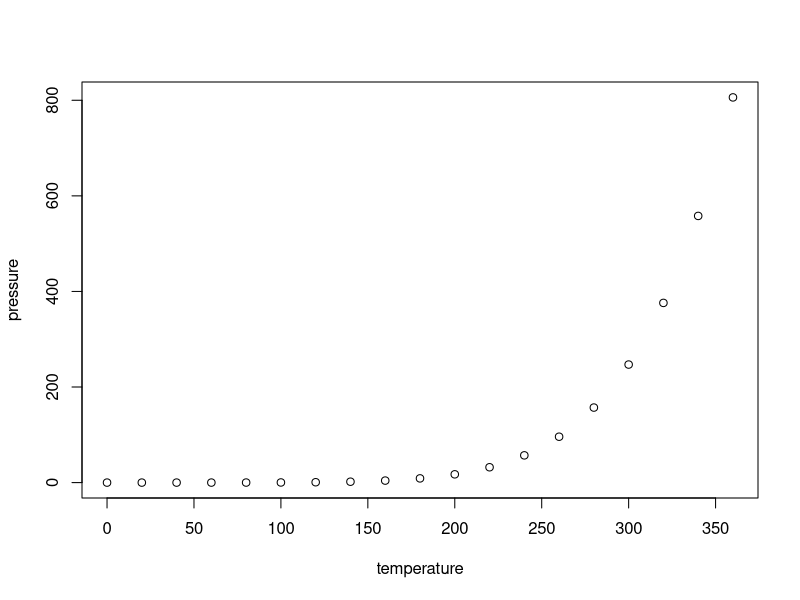
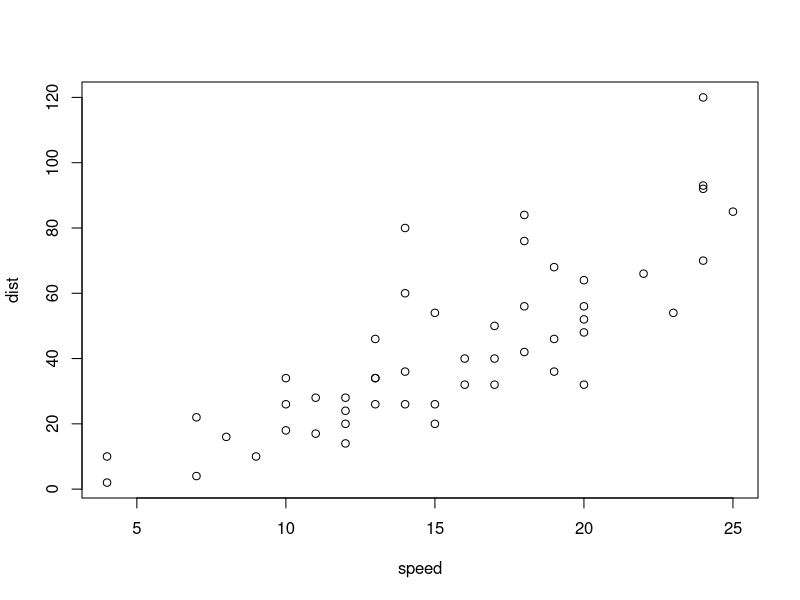
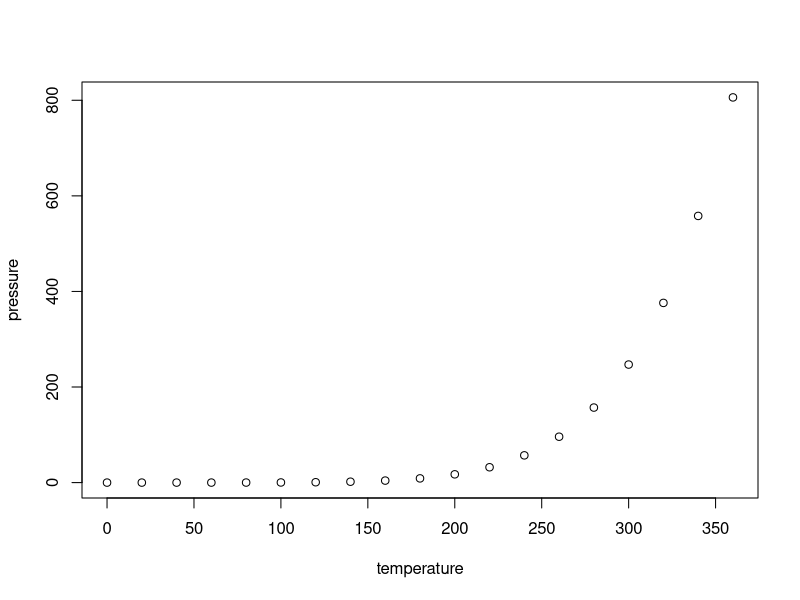
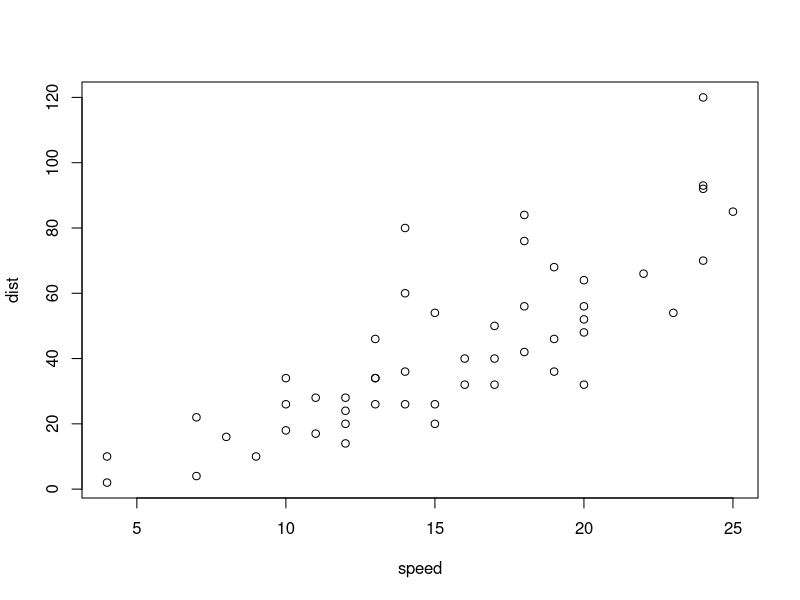
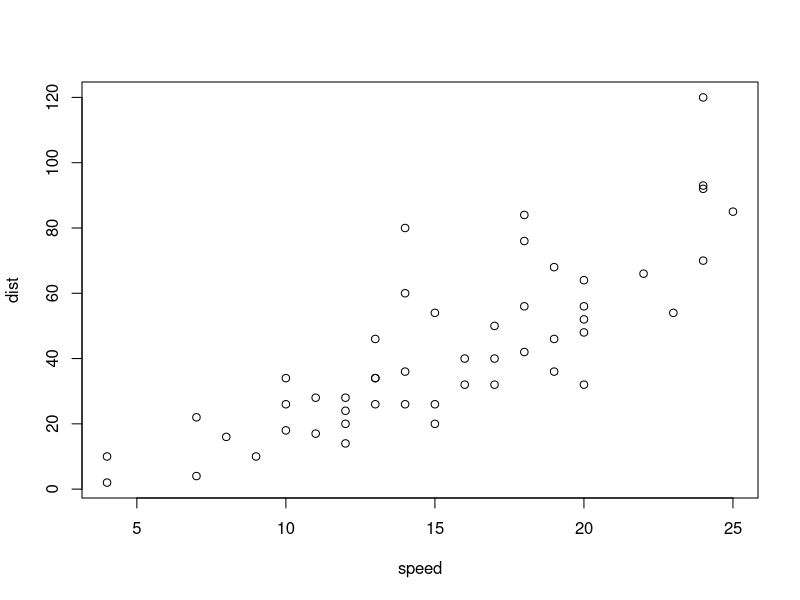
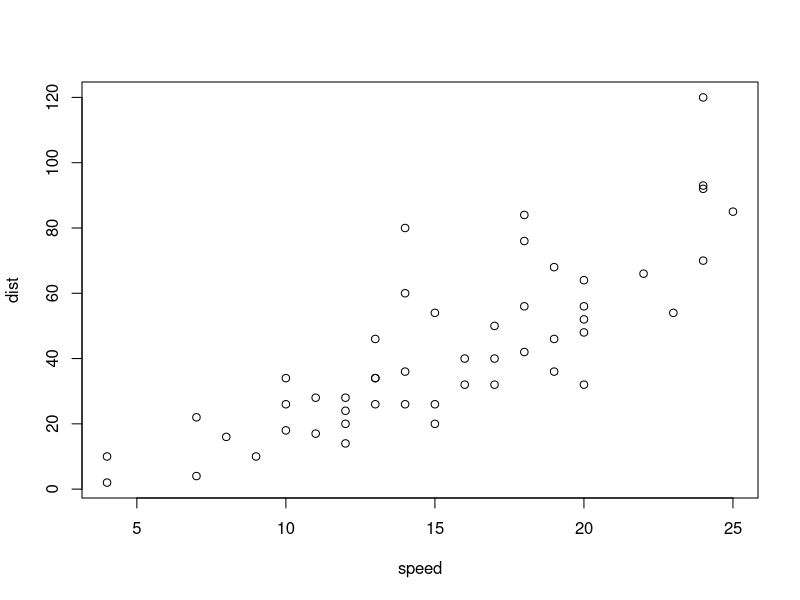
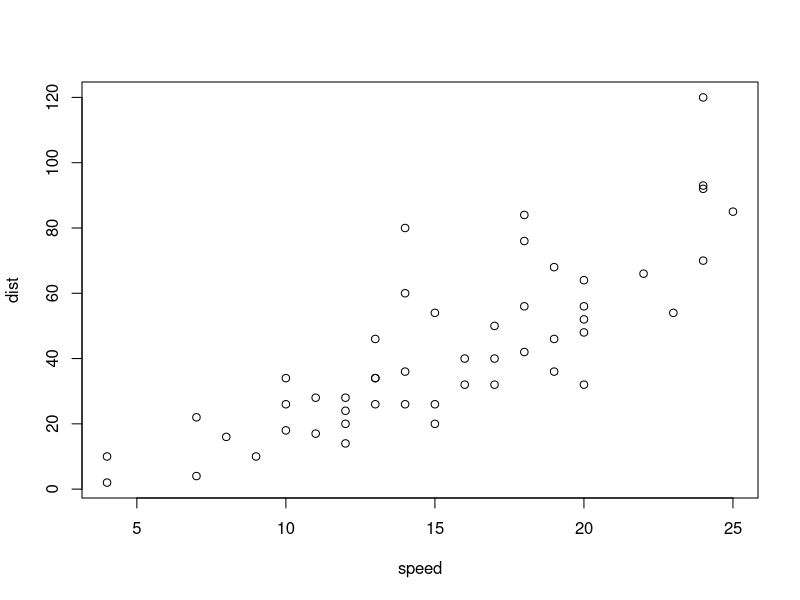

Write R code to recreate these figures, in order.
## ---- chunk 1
knitr::opts_chunk$set(echo = TRUE)
## ---- chunk 2
summary(cars)

lm(cars)


## ---- chunk 3

plot(pressure)

plot(cars)
 # Brett adding in some text
# trying again because you rejected me the first time.

## ---- chunk 4

plot(pressure)

plot(cars)

plot(cars)
plot(cars)
plot(cars)


